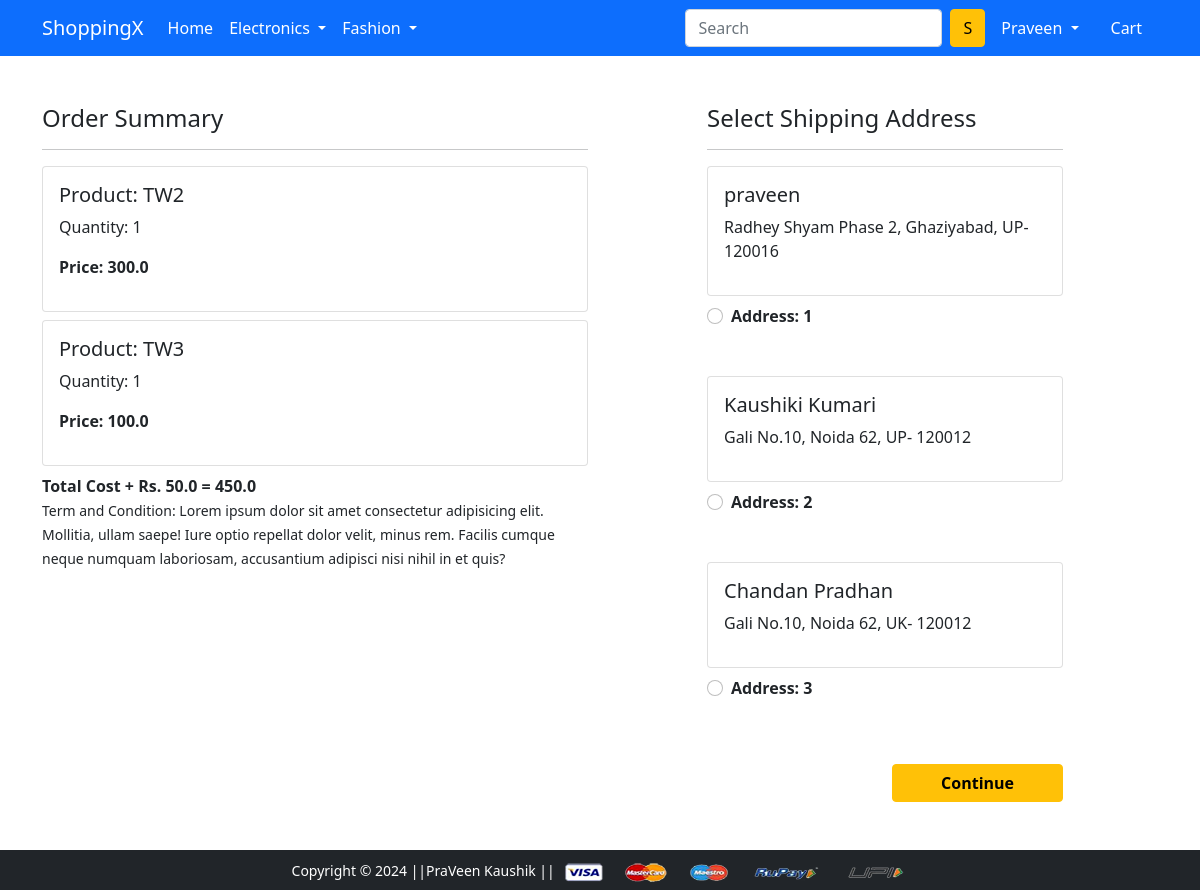
/checkout/ (signed in), run on an earlier commit of the app's database.
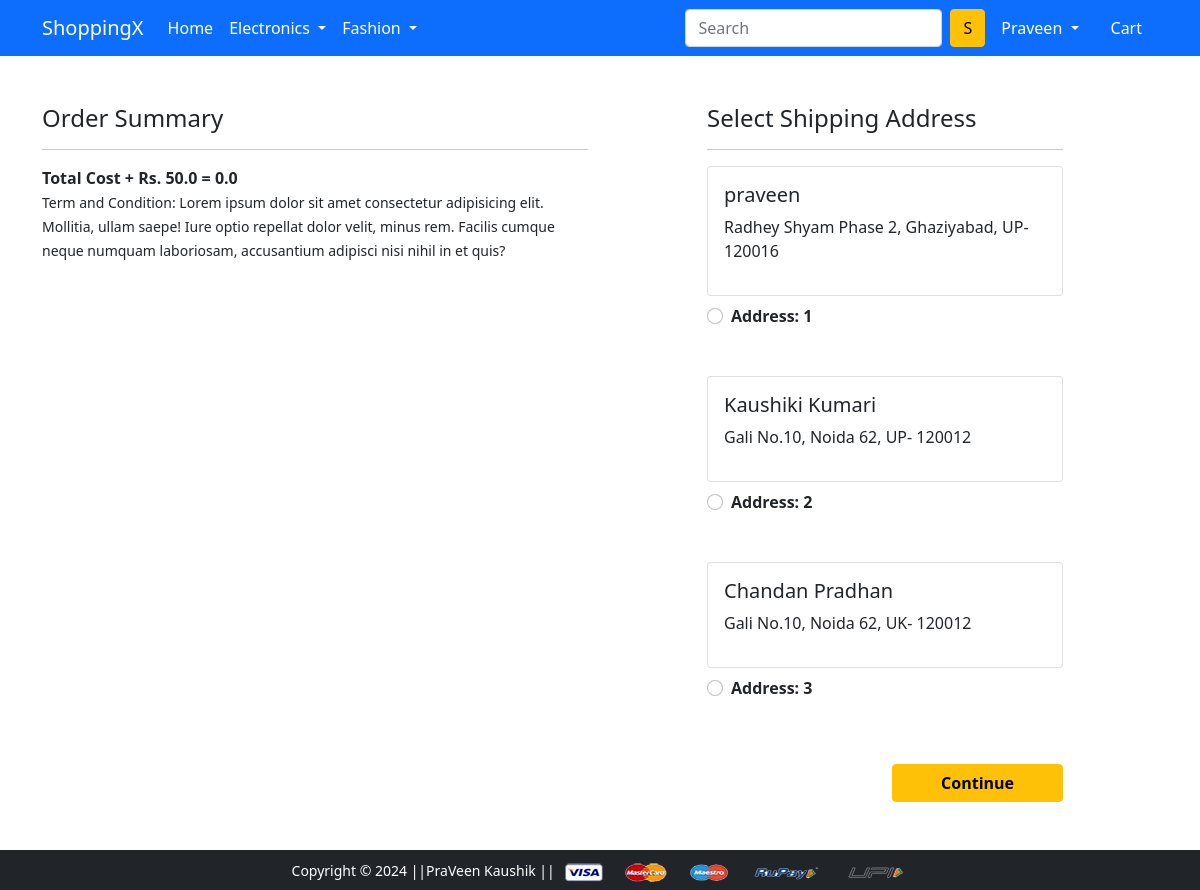
And on a later commit of the database.
### app/models.py (models this page shows, shortened)
class Cart(models.Model):
    user=models.ForeignKey(User,on_delete=models.CASCADE)
    product=models.ForeignKey(Product,on_delete=models.CASCADE)
    quantity=models.PositiveIntegerField(default=1)
    @property
    def total_cost(self):
        return self.quantity*self.product.discounted_price

class Product(models.Model):
    title=models.CharField(max_length=200)
    selling_price=models.FloatField()
    discounted_price=models.FloatField()
    description=models.TextField()
    brand=models.CharField(max_length=100)
    category=models.CharField(choices=CATEGORY_CHOICES,max_length=2)
    product_image=models.ImageField(upload_to='productimg')

class Customer(models.Model):
    user=models.ForeignKey(User,on_delete=models.CASCADE)
    name=models.CharField(max_length=200)
    locality=models.CharField(max_length=200)
    city=models.CharField(max_length=50)
    zipcode=models.IntegerField()
    state=models.CharField(choices=STATE_CHOICES,max_length=50)

### app/views.py (the view)
# urls.py: path('checkout/', views.checkout, name='checkout'),
@login_required
def checkout(request):
    user=request.user
    add=Customer.objects.filter(user=user)
    amount = 0.0
    shipping_amt = 50.0
    total_amount = 0.0
    cart_product = [p for p in Cart.objects.all() if p.user == request.user]
    if cart_product:
        for p in cart_product:
            temp_amt = p.quantity * p.product.discounted_price
            amount += temp_amt
        total_amount = amount + shipping_amt
    return render(request, 'app/checkout.html',{'add':add,'total_amount':total_amount,'cart_product':cart_product})

### app/templates/app/checkout.html (shortened to what this page needs)
{% extends 'app/base.html' %}
{% load static %}
{% block main-content %}
<div class="container">
    <div class="row mt-5">
        <div class="col-sm-6">
            <h4>Order Summary</h4>
            <hr>
            {% for cp in cart_product %}
                <div class="card mb-2">
                    <div class="card-body">
                        <h5>Product: {{ cp.product.title }}</h5>
                        <p>Quantity: {{ cp.quantity }}</p>
                        <p class="fw-bold">Price: {{ cp.total_cost }}</p>
                    </div>
                </div>
            {% endfor %}
            <div>
                <strong>Total Cost + Rs. 50.0 = {{ total_amount }}</strong>
            </div>
            <small>
                Term and Condition: Lorem ipsum dolor sit amet consectetur adipisicing elit. Mollitia, ullam saepe! Iure optio repellat dolor velit, minus rem. Facilis cumque neque numquam laboriosam, accusantium adipisci nisi nihil in et quis?
            </small>
        </div>
        <div class="col-sm-4 offset-sm-1">
            <h4>Select Shipping Address</h4>
            <hr>
            <form action="/paymentdone">
              {% for ad in add %}
                <div class="card">
                  <div class="card-body">
                  <h5>{{ad.name}}</h5>
                  <p>{{ad.locality}}, {{ad.city}}, {{ad.state}}- {{ad.zipcode}}</p>
                  </div>
                </div>
                  <div class="form-check mt-2 mb-5">
                    <input class="form-check-input" type="radio" name="custid" id="custadd{{forloop.counter}}" value="{{ad.id}}">
                    <label class="form-check-label fw-bold" for="custadd{{forloop.counter}}">
                      Address: {{ forloop.counter }} </label>
                  </div>
                {% endfor %}
                  <div class="text-end">
                    <button type="submit" class="btn btn-warning mt-3 px-5 fw-bold">Continue</button>
                  </div>
              </form>
        </div>
    </div>
</div>
{% endblock main-content %}

What changed in the data, as far as the page shows it:
removed Cart: product "TW2", quantity "1", total_cost "300.0"
removed Cart: product "TW3", quantity "1", total_cost "100.0"
Also different on the page:
{{ total_amount }}: "450.0" → "0.0"
